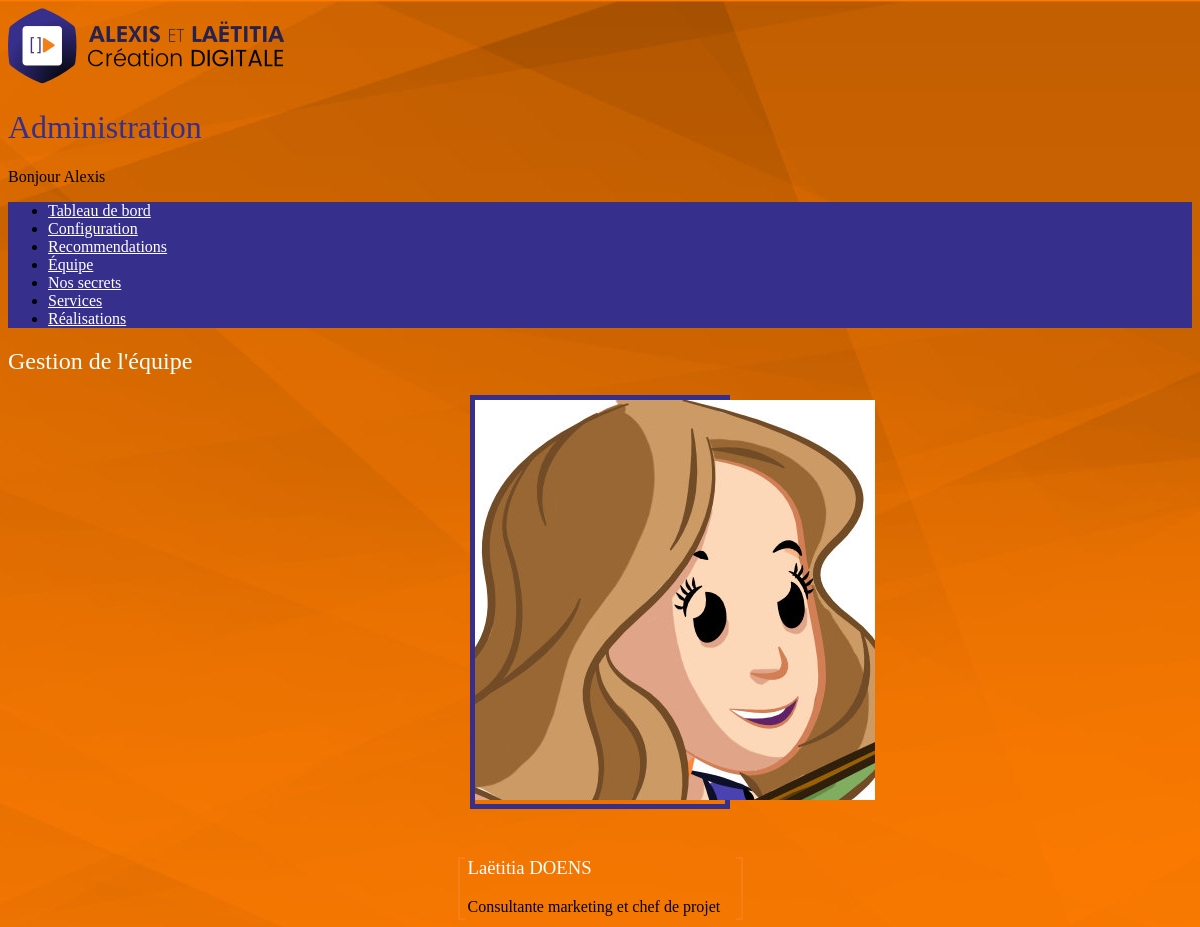
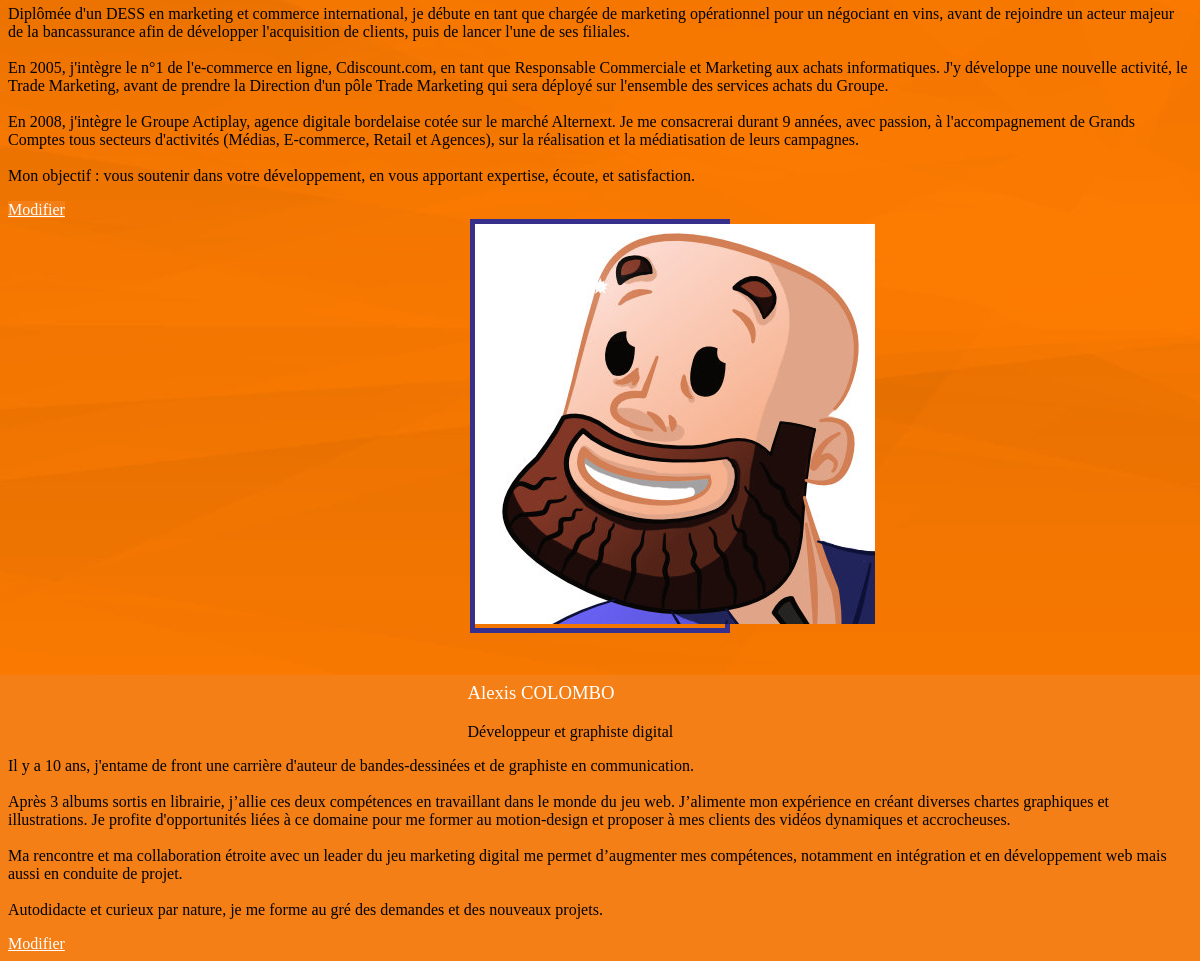
/www/admin.php?page=team (signed in), run on the app's committed database (2 pictures, top to bottom).
### tables this page shows
CREATE TABLE `team` (
  `id` int(11) NOT NULL,
  `content` text NOT NULL,
  `name` varchar(255) NOT NULL,
  `function` varchar(255) NOT NULL,
  `image_name` varchar(255) NOT NULL
);

### model/model_team.php (called while the page is built, shortened)
<?php
function getTeam()
{
    global $bdd;
    $get_team = $bdd->prepare('SELECT * FROM team ORDER BY id DESC');
    $get_team->execute();
    return $get_team->fetchAll();
}

### controler/admin_controler_team.php (called while the page is built, shortened)
<?php
$team = getTeam();
foreach($team as $key => $member)
{
    $team[$key]['id'] = $member['id'];
    $team[$key]['content'] = $member['content'];
    $team[$key]['name'] = $member['name'];
    $team[$key]['function'] = $member['function'];
    $team[$key]['image_name'] = $member['image_name'];
}

### templates/admin/team.php (the view, shortened to what this page needs)
<div class="uk-section">
    <div class="uk-container">
        <h2 class="text-center">Gestion de l'équipe</h2>
        <div class="uk-grid uk-margin-large-top" uk-grid uk-height-match="target: > div > .uk-card">
            <?php
            foreach($team as $member)
            {
                ?>
                <div class="uk-width-1-2">
                    <div class="uk-display-block uk-transition-toggle uk-border-circle uk-overflow-hidden avatar">
                        <img src="./img/partners/<?php echo $member['image_name']; ?>" class="uk-transition-scale-up uk-transition-opaque" alt="<?php echo $member['name']; ?>" />
                    </div>
                    <div class="uk-card uk-card-default uk-card-body uk-box-shadow-medium uk-box-shadow-hover-xlarge uk-text-center team">
                        <div class="team-title uk-margin-medium-bottom">
                            <h3 class="uk-card-title uk-margin-remove-bottom uk-text-center"><?php echo $member['name']; ?></h3>
                            <p class="uk-text-small uk-margin-remove-top"><?php echo $member['function']; ?></p>
                        </div>
                        <p class="uk-text-justify"><?php echo $member['content']; ?></p>
                        <div class="uk-card-footer">
                            <a href="admin.php?page=team&modify=<?php echo $member['id']; ?>" class="uk-button uk-button-primary uk-margin-small-left">Modifier</a>
                        </div>
                    </div>
                </div>
                <?php
            }
            ?>
        </div>
    </div>
</div>

### templates/header.php (shortened to what this page needs)
<!DOCTYPE html>
<html lang="fr">
<head>
    <link rel="stylesheet" href="https://cdnjs.cloudflare.com/ajax/libs/uikit/3.0.0-beta.30/css/uikit.min.css" />
    <link rel="stylesheet" type="text/css" href="plugins/slick-1.8.0/slick/slick.css"/>
    <link rel="stylesheet" type="text/css" href="plugins/slick-1.8.0/slick/slick-theme.css"/>
    <link rel="stylesheet" href="css/carbone.css" />
</head>
<body>

### www/admin.php (shortened to what this page needs)
<?php
include_once('../templates/header.php');
if(isset($_SESSION['connected']) AND $_SESSION['connected'] == 42) {
    include_once('../templates/admin/navbar.php');
    if (isset($_GET['page']))
    {
        $controler = '../controler/admin_controler_' . $_GET['page'] . '.php';
        $page = '../templates/admin/' . $_GET['page'] . '.php';
        $page404 = '../templates/pages/404.php';
        if(file_exists($controler)){include_once ($controler);}
        if(file_exists($page)){include_once ($page);} else {include_once($page404);}
    }
    else
    {
        if(file_exists('../model/model_dashboard.php')){include_once ('../model/model_dashboard.php');}
        if(file_exists('../controler/admin_controler_dashboard.php')){include_once ('../controler/admin_controler_dashboard.php');}
        include_once('../templates/admin/dashboard.php');
    }
}
else {
    include_once ('../model/model_login.php');
    include_once ('../controler/admin_controler_login.php');
    include_once ('../templates/admin/login.php');
}
include_once('../templates/admin/footer.php');

### templates/admin/navbar.php
<div class="uk-navbar-container uk-padding-small uk-box-shadow-large" uk-navbar>
    <div class="uk-navbar-left">
        <img src="./img/logo.png" />
    </div>
    <div class="uk-navbar-center">
        <h1 class="text-center blue">Administration</h1>
    </div>
    <div class="uk-navbar-right">
            <p class="text-left">Bonjour <?php echo $_SESSION['firstname']; ?></p>
    </div>
</div>
<div class="uk-grid">
    <div class="uk-width-1-6" id="left-nav">
        <div class="uk-card uk-card-body">
            <ul class="uk-nav-parent-icon" uk-nav>
                <li><a href="admin.php">Tableau de bord</a></li>
                <li><a href="admin.php?page=config">Configuration</a></li>
                <li><a href="admin.php?page=recommendations">Recommendations</a></li>
                <li><a href="admin.php?page=team">&Eacute;quipe</a></li>
                <li><a href="admin.php?page=secrets">Nos secrets</a></li>
                <li><a href="admin.php?page=services">Services</a></li>
                <li><a href="admin.php?page=portfolio">Réalisations</a></li>
            </ul>
        </div>
    </div>
    <div class="uk-width-5-6" id="content">

### templates/admin/footer.php
    </div>
</div>
</body>
</html>

### www/css/carbone.css (style rules this page uses)
.blue { color: #372f8c; }
body { background: url('../img/bg.jpg') top center no-repeat #f57f17; background-attachment: fixed; }
p { color: #000000; }
h1, h2, h3, h4 { color: #ffffff; }
.uk-h1, .uk-h2, .uk-h3, .uk-h4, .uk-h5, .uk-h6, h1, h2, h3, h4, h5, h6 { font-weight: 100; }
.uk-button-primary, .uk-icon-button { color: #fff; background-color: #f57f17; border-color: #f57f17; -moz-transition-duration: 0.5s; -webkit-transition-duration: 0.5s; -o-transition-duration: 0.5s; transition-duration: 0.5s; }
a { color: #372f8c; }
.team { padding-top: 140px; }
.avatar { margin: auto; margin-bottom: -110px; z-index: 1; position: relative; border: 5px solid #372f8c; width: 100%; max-width: 250px !important; }
.team-title { position: relative; margin: auto; width: 100%; max-width: 265px; }
.team-title:before, .team-title:after { content: ""; width: 5px; height: 100%; border: 2px solid #f57f17; border-right: none; position: absolute; display: block; margin-left: -10px; }
.team-title:after { border: 2px solid #f57f17; border-left: none; top: 0; right: -10px; }
#left-nav { background-color: #372f8c; }
#left-nav li a { color: white; -moz-transition-duration: 0.5s; -webkit-transition-duration: 0.5s; -o-transition-duration: 0.5s; transition-duration: 0.5s; margin-bottom: 5px; }

### data on the page
team: image_name (picture), name "Laëtitia DOENS", function "Consultante marketing et chef de projet", content "Diplômée d'un DESS en marketing et commerce international, je débute en tant que chargée de marketing opérationnel pour un négociant en vins, avant de rejoindre un acteur majeur de la bancassurance afin de développer l'acquisition de clients, puis de lancer l'une de ses filiales. En 2005, j'intègre le n°1 de l'e-commerce en ligne, Cdiscount.com, en tant que Responsable Commerciale et Marketing aux achats informatiques. J'y développe une nouvelle activité, le Trade Marketing, avant de prendre la Direction d'un pôle Trade Marketing qui sera déployé sur l'ensemble des services achats du Groupe. En 2008, j'intègre le Groupe Actiplay, agence digitale bordelaise cotée sur le marché Alternext. Je…"
team: image_name (picture), name "Alexis COLOMBO", function "Développeur et graphiste digital", content "Il y a 10 ans, j'entame de front une carrière d'auteur de bandes-dessinées et de graphiste en communication. Après 3 albums sortis en librairie, j’allie ces deux compétences en travaillant dans le monde du jeu web. J’alimente mon expérience en créant diverses chartes graphiques et illustrations. Je profite d'opportunités liées à ce domaine pour me former au motion-design et proposer à mes clients des vidéos dynamiques et accrocheuses. Ma rencontre et ma collaboration étroite avec un leader du jeu marketing digital me permet d’augmenter mes compétences, notamment en intégration et en développement web mais aussi en conduite de projet. Autodidacte et curieux par nature, je me forme au gré des…"

### other printed values
$_SESSION['firstname'] "Alexis"
